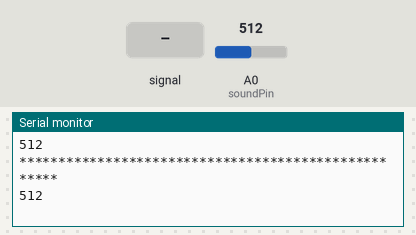
The sketch below on a simulated Arduino Uno, built with avr-gcc and run on an emulated ATmega328P. Shown: the last lines printed to the serial monitor. The test bench sets the inputs (shaded band); at power-on: A0 (soundPin) = 512.

Above: at 1.2 s.
1.3 s: A0 (soundPin) fed a 200 Hz sine of ±81 counts around its level
At 1.79 s:
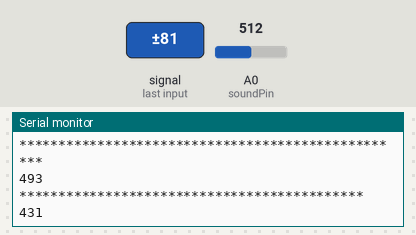
3.1 s: A0 (soundPin) set to 716
At 3.2 s:
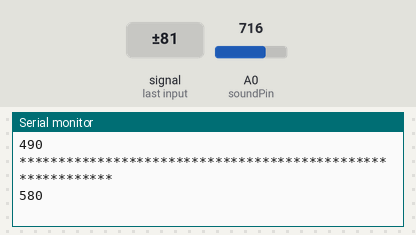
4.9 s: A0 (soundPin) fed a 1000 Hz sine of ±255 counts around its level
At 5.12 s:
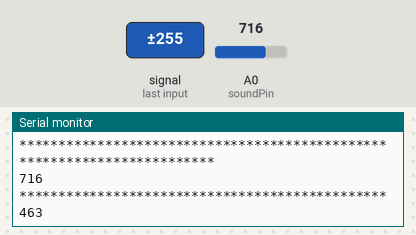
6.6 s: A0 (soundPin) fed a 2 Hz sine of ±306 counts around its level
At 8.25 s:
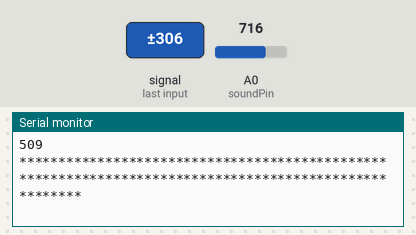
8.6 s: A0 (soundPin) set to 810
At 8.83 s:
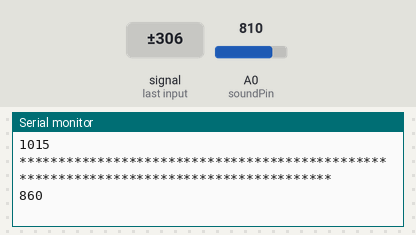
10.7 s: A0 (soundPin) set to 790
At 10.71 s:
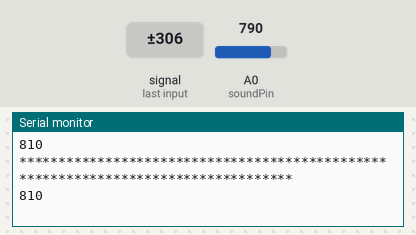
Timing chart, 0 to 13.5 s (numbered marks = the images above; inputs shaded):
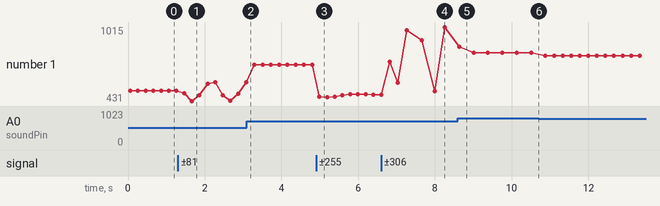

Measured:
- after the input at 1.3 s, the serial monitor: prints a new line after 0.11 s (image 1)
- after the input at 4.9 s, the serial monitor: prints a new line at once (image 3)
- after the input at 6.6 s, the serial monitor: prints a new line after 0.14 s (image 4)
- plotted number 1: 512 → 580 after the input at 1.3 s, 580 → 716 after the input at 3.1 s, 716 → 481 after the input at 4.9 s, 481 → 1015 after the input at 6.6 s, 1015 → 810 after the input at 8.6 s

The sketch:

sketch_mar27a.ino
```cpp
// VU METER

int soundPin = A0;

void setup()
{
Serial.begin(9600);
}

void loop()
{
 int value = analogRead(soundPin);
 int topLED = 1 + abs(value) / 10;
 for (int i =0; i < topLED; i++)
 {
  Serial.print("*");
 }
 Serial.println();
 Serial.println(value); // print value for checking purposes
 delay(100);


 if(value>=800){
   digitalWrite(13, HIGH);
   delay(250);
   }
   else{
     digitalWrite(13,LOW);
     delay(100);
     }

}
```
